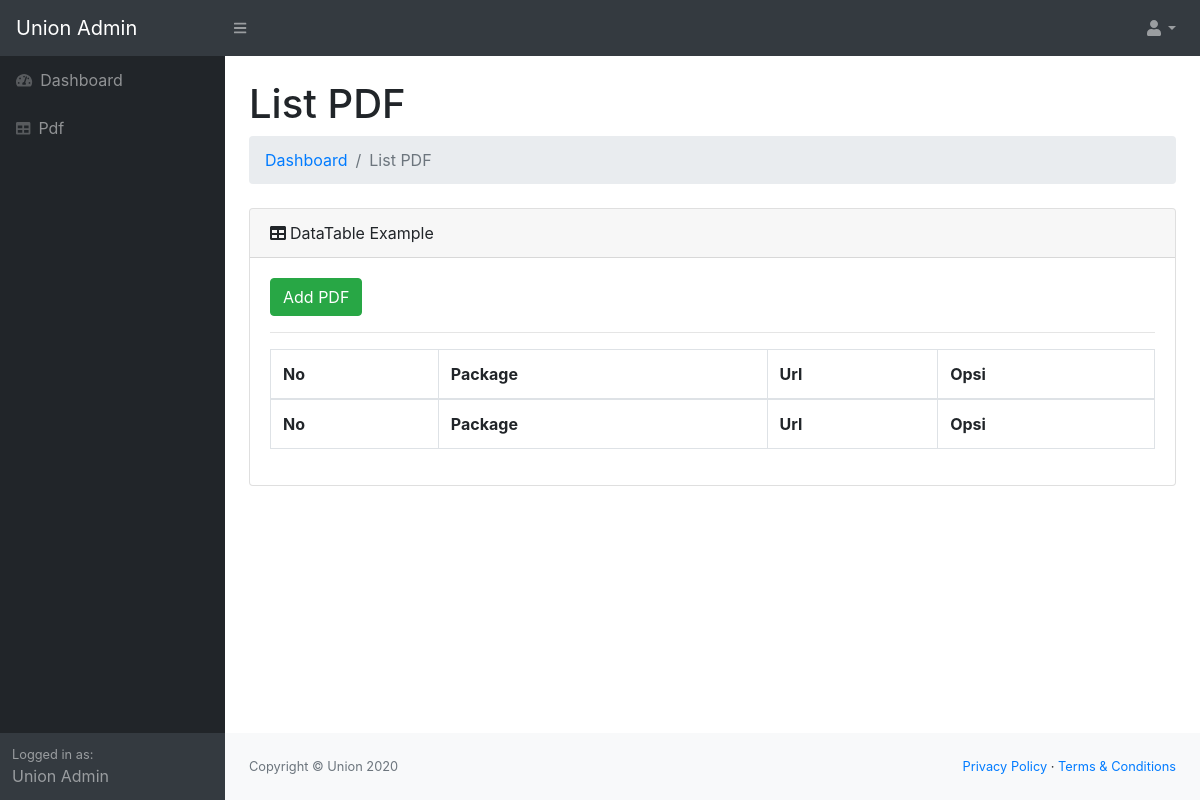
Before: /index.php/backend/pdf with the older database file.
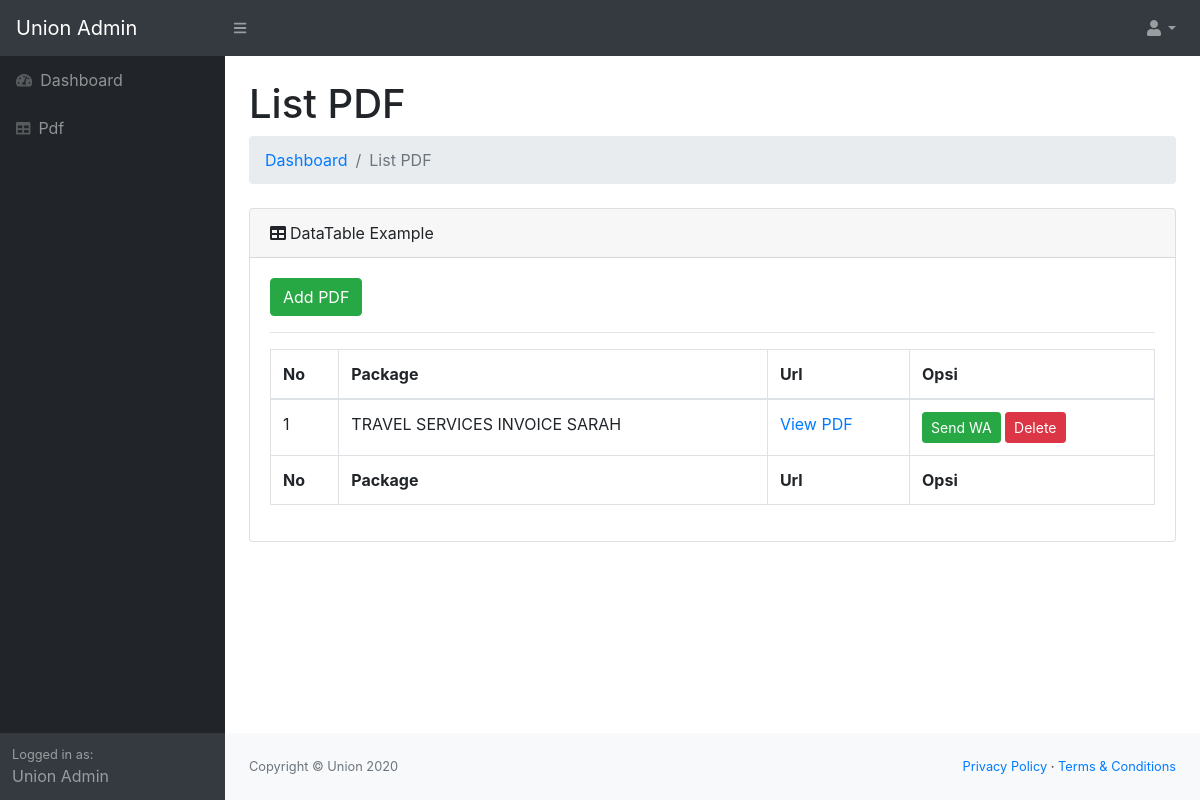
After: the same page with the newer database file.
### tables this page shows
CREATE TABLE `pdf` (
  `id_pdf` int(3) NOT NULL,
  `package` varchar(255) NOT NULL,
  `url` varchar(255) NOT NULL
);

### application/controllers/backend/Pdf.php (called while the page is built, shortened)
<?php
class Pdf extends CI_Controller {
    public function __construct() {
            $this->load->model('common');
    }
    public function index(){
        $top = array(
            'title' => 'Link PDF',
            'navdashboard' => 'active',
            'navpemesanan' => '',
            'navschedule' => '',
        );
        $data['pdf'] = $this->common->getData("*","pdf","","",["id_pdf","desc"]);
        $this->load->view('backend/common/top',$top);
        $this->load->view('backend/pdf/list-pdf', $data);
        $this->load->view('backend/common/bottom');
    }
}

### index.php (called while the page is built, shortened)
<?php
require_once BASEPATH.'core/CodeIgniter.php';

### application/models/Common.php (called while the page is built, shortened)
<?php
class Common extends CI_Model {
    public function getData($select,$tb,$join,$filter,$order)
    {
        $sql = $this->db->select($select);
        if($order!=""){
            if(is_array($order)){
                $sql = $this->db->order_by($order[0],$order[1]);
            }
            else{
                $sql = $this->db->order_by($order);
            }
        }
        if(is_array($tb)){
            $sql = $this->db->get($tb[0],$tb[1],$tb[2]);
        }
        else{
            $sql = $this->db->get($tb);
        }
        return $sql->result_array();
    }
}

### application/views/backend/pdf/list-pdf.php (the view, shortened to what this page needs)
<div class="container-fluid">
  <h1 class="mt-4">List PDF</h1>
  <ol class="breadcrumb mb-4">
      <li class="breadcrumb-item"><a href="index.html">Dashboard</a></li>
      <li class="breadcrumb-item active">List PDF</li>
  </ol>
  <div class="card mb-4">
      <div class="card-header"><i class="fas fa-table mr-1"></i>DataTable Example</div>
      <div class="card-body">
        <a href="pdf/add" class="btn btn-success">Add PDF</a>
          <hr>
          <div class="table-responsive">
              <table class="table table-bordered" id="dataTable" width="100%" cellspacing="0">
                  <thead>
                      <tr>
                        <th>No</th>
                        <th>Package</th>
                        <th>Url</th>
                        <th>Opsi</th>
                      </tr>
                  </thead>
                  <tfoot>
                      <tr>
                        <th>No</th>
                        <th>Package</th>
                        <th>Url</th>
                        <th>Opsi</th>
                      </tr>
                  </tfoot>
                  <tbody>
                      <?php $no = 1; foreach ($pdf as $d) { ?>
                      <tr>
                          <td><?php echo $no;?></td>
                          <td><?php echo $d['package'] ?></td>
                          <td><a href="pdf/view/<?php echo $d['id_pdf'] ?>" target="_blank">View PDF</a></td>
                          <td><a data-toggle="modal" data-target="#sendWA" href="" class="btn btn-success btn-sm send-wa" data-id="<?php echo $d['id_pdf'] ?>">Send WA</a>&nbsp;<a href="<?php echo base_url()."pdf/delete/".$d['id_pdf'] ?>" class="btn btn-danger btn-sm">Delete</a></td>
                      </tr>
                      <?php $no++; } ?>
                  </tbody>
              </table>
          </div>
      </div>
  </div>
</div>

### application/views/backend/common/top.php (shortened to what this page needs)
<!DOCTYPE html>
<html lang="en">
    <head>
        <link href="<?php echo base_url('assets/css/styles.css')?>" rel="stylesheet" />
        <link href="https://cdn.datatables.net/1.10.20/css/dataTables.bootstrap4.min.css" rel="stylesheet" />
    </head>
    <body class="sb-nav-fixed">
        <nav class="sb-topnav navbar navbar-expand navbar-dark bg-dark">
            <a class="navbar-brand" href="index.html">Union Admin</a><button class="btn btn-link btn-sm order-1 order-lg-0" id="sidebarToggle" href="#"><i class="fas fa-bars"></i></button
            >
            <ul class="navbar-nav ml-auto ml-md-0">
                <li class="nav-item dropdown">
                    <a class="nav-link dropdown-toggle" id="userDropdown" href="#" role="button" data-toggle="dropdown" aria-haspopup="true" aria-expanded="false"><i class="fas fa-user fa-fw"></i></a>
                </li>
            </ul>
        </nav>
        <div id="layoutSidenav">
            <div id="layoutSidenav_nav">
                <nav class="sb-sidenav accordion sb-sidenav-dark" id="sidenavAccordion">
                    <div class="sb-sidenav-menu">
                        <div class="nav">
                            <a class="nav-link" href="<?php echo base_url('dashboard')?>"
                                ><div class="sb-nav-link-icon"><i class="fas fa-tachometer-alt"></i></div>
                                Dashboard</a
                            >
                            <a class="nav-link" href="<?php echo base_url('pdf')?>"
                                ><div class="sb-nav-link-icon"><i class="fas fa-table"></i></div>
                                Pdf</a
                            >
                        </div>
                    </div>
                    <div class="sb-sidenav-footer">
                        <div class="small">Logged in as:</div>
                        Union Admin
                    </div>
                </nav>
            </div>
            <div id="layoutSidenav_content">
                <main>

### application/views/backend/common/bottom.php (shortened to what this page needs)
                </main>
                <footer class="py-4 bg-light mt-auto">
                    <div class="container-fluid">
                        <div class="d-flex align-items-center justify-content-between small">
                            <div class="text-muted">Copyright &copy; Union 2020</div>
                            <div>
                                <a href="#">Privacy Policy</a>
                                &middot;
                                <a href="#">Terms &amp; Conditions</a>
                            </div>
                        </div>
                    </div>
                </footer>
            </div>
        </div>
    </body>
</html>

Changed rows visible on the page:
added pdf: package "TRAVEL SERVICES INVOICE SARAH"
